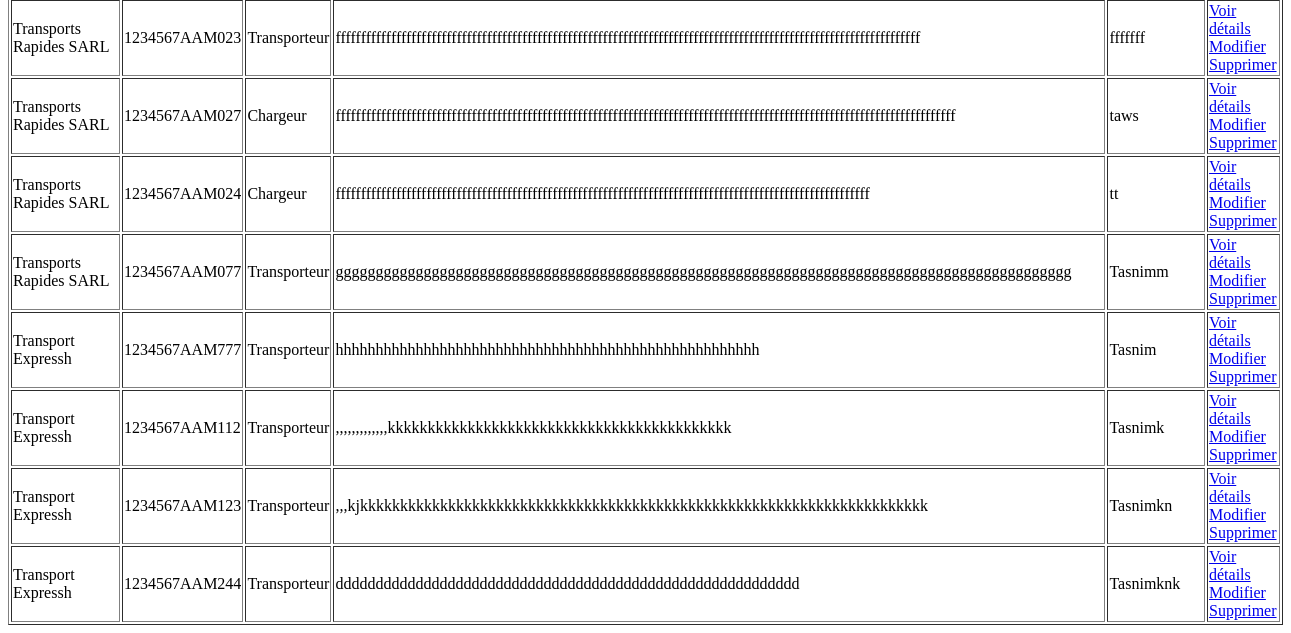
Before: /entreprises/entreprise_list/ (lower part) with the older database file.
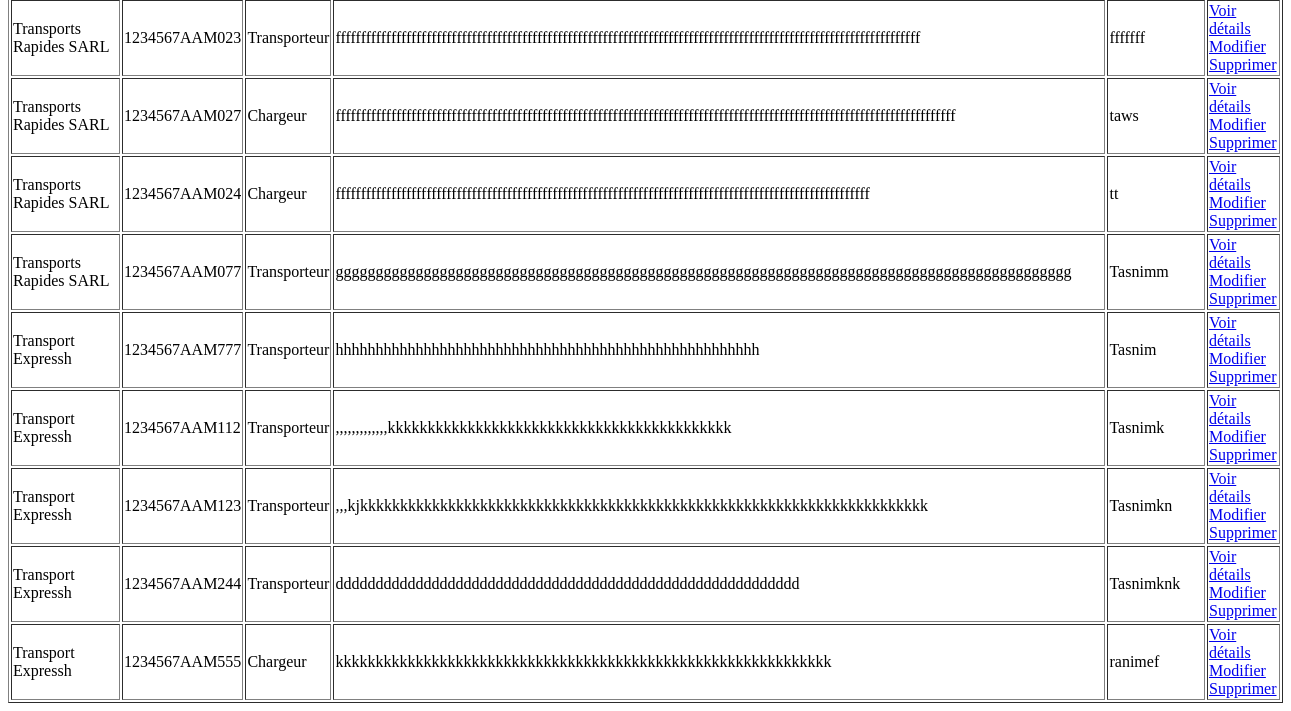
After: the same page with the newer database file.
### Entreprise_App/models.py (models this page shows, shortened)
class Entreprise(models.Model):
    raison_sociale = models.CharField(max_length=200,null=False,blank=False)
    matricule_fiscale = models.CharField(max_length=17 ,unique=True, validators=[matricule_fiscale_validator])
    Type_entrprise = models.CharField(max_length=100,choices=[('chargeur','Chargeur'),('transporteur','Transporteur')],default='chargeur')
    adresse = models.TextField(
    validators=[
        MinLengthValidator(20, "L'adresse doit contenir au moins 20 caractères"),
        MaxLengthValidator(300, "L'adresse doit contenir au plus 300 caractères")
    ]
)
    created_at = models.DateTimeField(auto_now_add=True)
    updated_at = models.DateTimeField(auto_now=True)
    gerant =models.OneToOneField(utilisateur,on_delete=models.CASCADE,related_name='entreprise')

class utilisateur(AbstractUser):
    user_id =models.CharField(max_length=12,primary_key=True)
    email = models.EmailField(unique=True, validators=[validate_email])
    role = models.CharField(max_length=20,choices=[('admin','Admin'),('chargeur','chargeur'),('transporteur','Transporteur')],default='chargeur')
    telephone = models.CharField(max_length=15,null=True,blank=True)
    created_at = models.DateTimeField(auto_now_add=True)
    updated_at = models.DateTimeField(auto_now=True)
    def __str__(self):
        return self.username

### Entreprise_App/views.py (the view)
class Entreprise_list(ListView):
    model = Entreprise
    template_name = 'entreprise/list.html'
    context_object_name = 'liste'

### templates/entreprise/list.html (shortened to what this page needs)
<table border="1">
    {% for ent in liste %}
    <tr>
        <td>{{ ent.raison_sociale }}</td>
        <td>{{ ent.matricule_fiscale }}</td>
        <td>{{ ent.get_Type_entrprise_display }}</td>
        <td>{{ ent.adresse }}</td>
        <td>{{ ent.gerant }}</td>
        <td>
            <a href="{% url 'entreprise:entreprise_details_class' ent.pk %}">
                Voir détails
            </a>
            <a href="{% url 'entreprise:entreprise_update_class' ent.pk %}">
                Modifier
            </a>
            <a href="{% url 'entreprise:entreprise_delete_class' ent.pk %}">
                Supprimer
            </a>
        </td>
    </tr>
    {% empty %}
    <tr>
        <td colspan="6">Aucune entreprise disponible.</td>
    </tr>
    {% endfor %}
</table>

Changed rows visible on the page:
added Entreprise: raison_sociale "Transport Expressh", matricule_fiscale "1234567AAM555", Type_entrprise "Chargeur", adresse "kkkkkkkkkkkkkkkkkkkkkkkkkkkkkkkkkkkkkkkkkkkkkkkkkkkkkkkkkkkkkk", gerant "ranimef"
